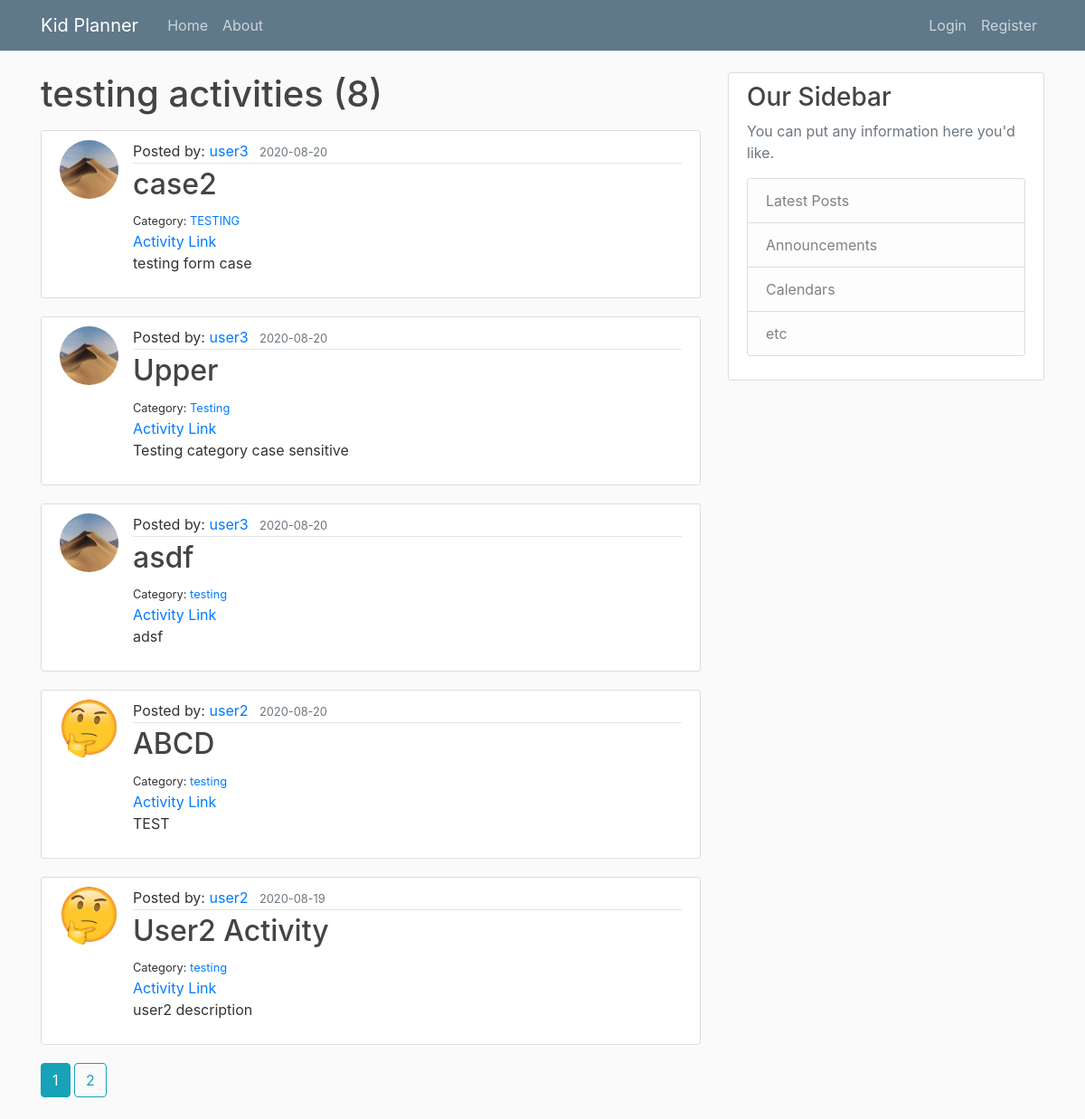
/category/testing, run on the app's committed database.
### planner/models.py (models this page shows, shortened)
class Activity(db.Model):
    id = db.Column(db.Integer, primary_key=True)
    title = db.Column(db.String(100), nullable=False)
    link = db.Column(db.String(500), nullable=True, default="#")
    category = db.Column(db.String(100), nullable=True)
    description = db.Column(db.String(), nullable=True)
    date_posted = db.Column(db.DateTime, nullable=False, default=datetime.utcnow)
    user_id = db.Column(db.Integer, db.ForeignKey('user.id'), nullable=False)

class User(db.Model, UserMixin):
    id = db.Column(db.Integer, primary_key=True)
    username = db.Column(db.String(20), unique=True, nullable=False)
    email = db.Column(db.String(120), unique=True, nullable=False)
    image_file = db.Column(db.String(20), nullable=False, default='default.jpg')
    password = db.Column(db.String(60), nullable=False)
    activities = db.relationship('Activity', backref='author', lazy=True)

### planner/routes.py (the view)
@app.route('/category/<string:category>')
def category_activities(category):
    page = request.args.get('page', 1, type=int)
    activities = Activity.query.filter(Activity.category.ilike(category))\
        .order_by(Activity.date_posted.desc())\
        .paginate(page=page, per_page=5)
    return render_template('category_activities.html', activities=activities, category=category)

### planner/templates/category_activities.html
{% extends "layout.html" %}
{% block content %}
    <h1 class="mb-3">{{ category }} activities ({{ activities.total }})</h1>
    {% for activity in activities.items %}
        <article class="media content-section">
        <img class="rounded-circle article-img" src="{{ url_for('static', filename='profile_pics/' + activity.author.image_file) }}">
              <div class="media-body">
                <div class="article-metadata">
                  Posted by:  <a class="mr-2" href="{{ url_for('user_activities', username=activity.author.username) }}">{{ activity.author.username }}</a>
                  <small class="text-muted">{{ activity.date_posted.strftime('%Y-%m-%d') }}</small>
                </div>
                <h2><a class="article-title" href="{{ url_for('activity', activity_id=activity.id) }}">{{ activity.title }}</a></h2>
                <small>Category:  <a href="{{ url_for('category_activities', category=activity.category) }}">{{ activity.category }}</a></small><br>
                <a href='{{ activity.link }}' target="_blank">Activity Link</a>
                <p class="article-content">{{ activity.description }}</p>
              </div>
            </article>
    {% endfor %}
    {% for page_num in activities.iter_pages(left_edge=1, right_edge=1, left_current=1, right_current=2) %}
      {% if page_num %}
          {% if activities.page == page_num %}
            <a class="btn btn-info mb-4" href="{{ url_for('category_activities', category=category, page=page_num) }}">{{ page_num }}</a>
          {% else %}
            <a class="btn btn-outline-info mb-4" href="{{ url_for('category_activities', category=category, page=page_num) }}">{{ page_num }}</a>
          {% endif %}
      {% else %}
       ...
      {% endif %}
    {% endfor %}
{% endblock content %}

### planner/static/main.css (style rules this page uses)
body { background: #fafafa; color: #333333; margin-top: 5rem; }
h1, h2, h3, h4, h5, h6 { color: #444444; }
.content-section { background: #ffffff; padding: 10px 20px; border: 1px solid #dddddd; border-radius: 3px; margin-bottom: 20px; }
.article-title { color: #444444; }
.article-content { white-space: pre-line; }
.article-img { height: 65px; width: 65px; margin-right: 16px; }
.article-metadata { padding-bottom: 1px; margin-bottom: 4px; border-bottom: 1px solid #e3e3e3 }

### data on the page
Activity: image_file (picture), author.username "user3", date_posted "2020-08-20", title "case2", category "TESTING", description "testing form case"
Activity: image_file (picture), author.username "user3", date_posted "2020-08-20", title "Upper", category "Testing", description "Testing category case sensitive"
Activity: image_file (picture), author.username "user3", date_posted "2020-08-20", title "asdf", category "testing", description "adsf"
Activity: image_file (placeholder picture), author.username "user2", date_posted "2020-08-20", title "ABCD", category "testing", description "TEST"
Activity: image_file (placeholder picture), author.username "user2", date_posted "2020-08-19", title "User2 Activity", category "testing", description "user2 description"

### other printed values
{{ category }} "testing"
{{ activities.total }} "8"
{{ page_num }} "1"
{{ page_num }} "2"
